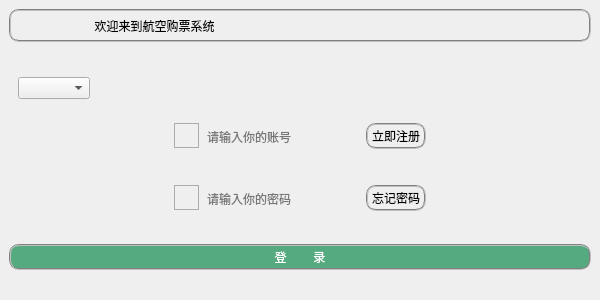
<?xml version="1.0" encoding="UTF-8"?>
<ui version="4.0">
 <class>library</class>
 <widget class="QMainWindow" name="library">
  <property name="geometry">
   <rect>
    <x>0</x>
    <y>0</y>
    <width>600</width>
    <height>300</height>
   </rect>
  </property>
  <property name="windowTitle">
   <string>library</string>
  </property>
  <widget class="QWidget" name="centralwidget">
   <layout class="QGridLayout" name="gridLayout">
    <item row="8" column="0">
     <spacer name="verticalSpacer_2">
      <property name="orientation">
       <enum>Qt::Vertical</enum>
      </property>
      <property name="sizeType">
       <enum>QSizePolicy::Preferred</enum>
      </property>
      <property name="sizeHint" stdset="0">
       <size>
        <width>20</width>
        <height>21</height>
       </size>
      </property>
     </spacer>
    </item>
    <item row="7" column="0">
     <widget class="QPushButton" name="btn_login">
      <property name="styleSheet">
       <string notr="true">font:75 10pt&quot;黑体&quot;;
color:white;
background-color:rgb(85,170,127);
border-radius:3px;
border:2px groove gray;border-radius:10px;padding:2px 4px;</string>
      </property>
      <property name="text">
       <string>登        录</string>
      </property>
     </widget>
    </item>
    <item row="5" column="0">
     <widget class="QWidget" name="widget_2" native="true">
      <layout class="QHBoxLayout" name="horizontalLayout_2">
       <item>
        <spacer name="horizontalSpacer_2">
         <property name="orientation">
          <enum>Qt::Horizontal</enum>
         </property>
         <property name="sizeHint" stdset="0">
          <size>
           <width>40</width>
           <height>20</height>
          </size>
         </property>
        </spacer>
       </item>
       <item>
        <widget class="QLabel" name="label_2">
         <property name="minimumSize">
          <size>
           <width>25</width>
           <height>25</height>
          </size>
         </property>
         <property name="maximumSize">
          <size>
           <width>25</width>
           <height>25</height>
          </size>
         </property>
         <property name="styleSheet">
          <string notr="true">border:1px groove rgb(172,172,172);
background-color:transparent;
</string>
         </property>
         <property name="text">
          <string/>
         </property>
         <property name="pixmap">
          <pixmap resource="res/res.qrc">:/password.png</pixmap>
         </property>
         <property name="scaledContents">
          <bool>true</bool>
         </property>
        </widget>
       </item>
       <item>
        <widget class="QLineEdit" name="line_password">
         <property name="styleSheet">
          <string notr="true">background-color:transparent;
border-style:outset;</string>
         </property>
         <property name="echoMode">
          <enum>QLineEdit::Password</enum>
         </property>
         <property name="placeholderText">
          <string>请输入你的密码</string>
         </property>
        </widget>
       </item>
       <item>
        <widget class="QPushButton" name="btn_retrieve">
         <property name="styleSheet">
          <string notr="true">border:2px groove gray;border-radius:10px;padding:2px 4px;</string>
         </property>
         <property name="text">
          <string>忘记密码</string>
         </property>
        </widget>
       </item>
       <item>
        <spacer name="horizontalSpacer_4">
         <property name="orientation">
          <enum>Qt::Horizontal</enum>
         </property>
         <property name="sizeHint" stdset="0">
          <size>
           <width>40</width>
           <height>20</height>
          </size>
         </property>
        </spacer>
       </item>
      </layout>
     </widget>
    </item>
    <item row="4" column="0">
     <spacer name="verticalSpacer_3">
      <property name="orientation">
       <enum>Qt::Vertical</enum>
      </property>
      <property name="sizeType">
       <enum>QSizePolicy::Preferred</enum>
      </property>
      <property name="sizeHint" stdset="0">
       <size>
        <width>20</width>
        <height>12</height>
       </size>
      </property>
     </spacer>
    </item>
    <item row="2" column="0">
     <widget class="QWidget" name="widget_3" native="true">
      <layout class="QHBoxLayout" name="horizontalLayout_3">
       <item>
        <widget class="QComboBox" name="comboBox"/>
       </item>
       <item>
        <spacer name="horizontalSpacer_5">
         <property name="orientation">
          <enum>Qt::Horizontal</enum>
         </property>
         <property name="sizeHint" stdset="0">
          <size>
           <width>40</width>
           <height>20</height>
          </size>
         </property>
        </spacer>
       </item>
      </layout>
     </widget>
    </item>
    <item row="6" column="0">
     <spacer name="verticalSpacer">
      <property name="orientation">
       <enum>Qt::Vertical</enum>
      </property>
      <property name="sizeType">
       <enum>QSizePolicy::Minimum</enum>
      </property>
      <property name="sizeHint" stdset="0">
       <size>
        <width>20</width>
        <height>18</height>
       </size>
      </property>
     </spacer>
    </item>
    <item row="0" column="0">
     <widget class="QLabel" name="label_3">
      <property name="styleSheet">
       <string notr="true">font:75 10pt&quot;黑体&quot;;
border-radius:3px;
border:2px groove gray;border-radius:10px;padding:2px 4px;</string>
      </property>
      <property name="text">
       <string>                       欢迎来到航空购票系统</string>
      </property>
     </widget>
    </item>
    <item row="3" column="0">
     <widget class="QWidget" name="widget" native="true">
      <layout class="QHBoxLayout" name="horizontalLayout">
       <item>
        <spacer name="horizontalSpacer">
         <property name="orientation">
          <enum>Qt::Horizontal</enum>
         </property>
         <property name="sizeHint" stdset="0">
          <size>
           <width>40</width>
           <height>20</height>
          </size>
         </property>
        </spacer>
       </item>
       <item>
        <widget class="QLabel" name="label">
         <property name="minimumSize">
          <size>
           <width>25</width>
           <height>25</height>
          </size>
         </property>
         <property name="maximumSize">
          <size>
           <width>25</width>
           <height>25</height>
          </size>
         </property>
         <property name="styleSheet">
          <string notr="true">border:1px groove rgb(172,172,172);
background-color:transparent;
</string>
         </property>
         <property name="frameShape">
          <enum>QFrame::NoFrame</enum>
         </property>
         <property name="text">
          <string/>
         </property>
         <property name="pixmap">
          <pixmap resource="res/res.qrc">:/account.png</pixmap>
         </property>
         <property name="scaledContents">
          <bool>true</bool>
         </property>
        </widget>
       </item>
       <item>
        <widget class="QLineEdit" name="line_account">
         <property name="styleSheet">
          <string notr="true">background-color:transparent;
border-style:outset;</string>
         </property>
         <property name="placeholderText">
          <string>请输入你的账号</string>
         </property>
        </widget>
       </item>
       <item>
        <widget class="QPushButton" name="btn_register">
         <property name="styleSheet">
          <string notr="true">border:2px groove gray;border-radius:10px;padding:2px 4px;</string>
         </property>
         <property name="text">
          <string>立即注册</string>
         </property>
        </widget>
       </item>
       <item>
        <spacer name="horizontalSpacer_3">
         <property name="orientation">
          <enum>Qt::Horizontal</enum>
         </property>
         <property name="sizeHint" stdset="0">
          <size>
           <width>40</width>
           <height>20</height>
          </size>
         </property>
        </spacer>
       </item>
      </layout>
     </widget>
    </item>
    <item row="1" column="0">
     <spacer name="verticalSpacer_4">
      <property name="orientation">
       <enum>Qt::Vertical</enum>
      </property>
      <property name="sizeType">
       <enum>QSizePolicy::Preferred</enum>
      </property>
      <property name="sizeHint" stdset="0">
       <size>
        <width>20</width>
        <height>20</height>
       </size>
      </property>
     </spacer>
    </item>
   </layout>
  </widget>
 </widget>
 <resources>
  <include location="res/res.qrc"/>
 </resources>
 <connections/>
</ui>
